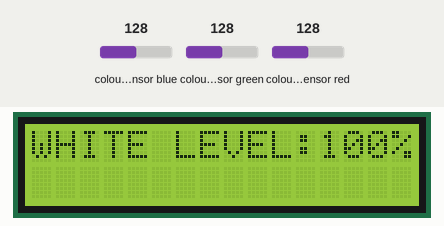
This sketch was run on a simulated Arduino Uno, built with avr-gcc and run on an emulated ATmega328P. Parts: 16×2 character LCD. Wiring (inferred from the names in the program): TCS3200 colour sensor: output pin 10; S2 pin 8; S3 pin 9; S0 pin 6; S1 pin 7. The inputs (shaded band) are chosen by the test bench; at power-on: colour sensor blue 128, colour sensor green 128, colour sensor red 128. What the sketch prints to the serial monitor is not drawn.

Above: at 3.3 s.
3.4 s: colour sensor blue set to 5
At 4.1 s:
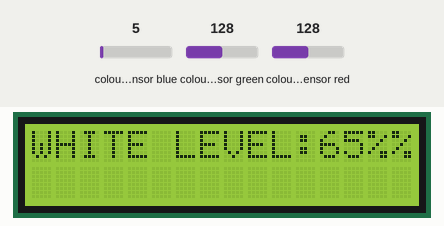
5.2 s: colour sensor green set to 5
At 6.3 s:
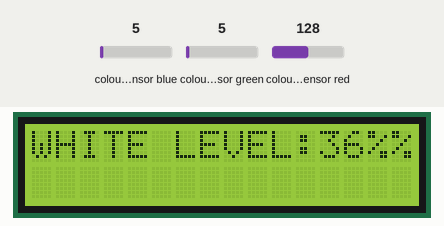
7.2 s: colour sensor red set to 5
At 8.7 s:
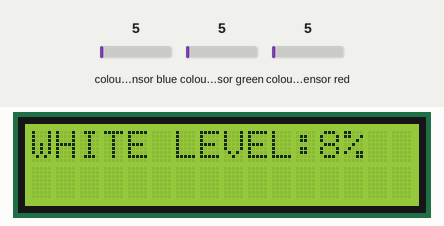
9.2 s: colour sensor blue set to 64
At 10.6 s:
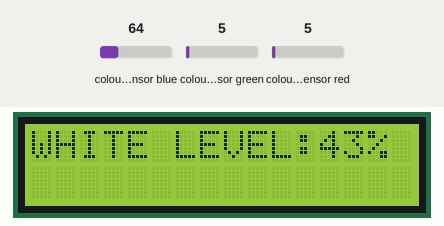
10.9 s: colour sensor green set to 64
At 11.7 s:
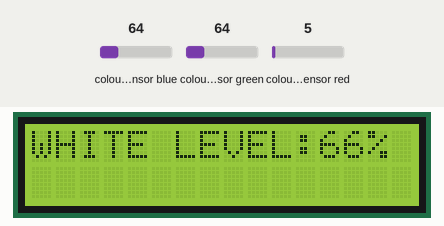
Timing chart, 0 to 13.9 s (numbered marks = the images above; inputs shaded):
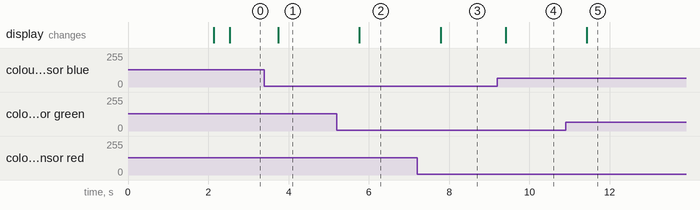

Measured:
- after the input at 3.4 s, the display: changes after 0.35 s (image 1)
- after the input at 5.2 s, the display: changes after 0.56 s (image 2)
- after the input at 7.2 s, the display: changes after 0.59 s (image 3)
- after the input at 9.2 s, the display: changes after 0.21 s (image 4)
- after the input at 10.9 s, the display: changes after 0.53 s (image 5)

The sketch:

whiteness_level_indicator.ino
```cpp
#include <LiquidCrystal.h>
LiquidCrystal lcd(12, 11, 5, 4, 3, 2);

#define S0 6
#define S1 7
#define S2 8
#define S3 9
#define sensorOut 10
#define pot A0

int frequency = 0;
int red, green, blue, no_filt, level,pre_level=0;

// change this to adjust the output
int calib = 0;

// change this for maximum range
int max_precentage = 100;

void setup() {
  lcd.begin(16, 2);
  lcd.begin(16, 2);
  lcd.clear();
  lcd.setCursor(0, 1);
  lcd.print("Made by GAGAN");
  delay(2000);
  pinMode(S0, OUTPUT);
  pinMode(S1, OUTPUT);
  pinMode(S2, OUTPUT);
  pinMode(S3, OUTPUT);
  pinMode(sensorOut, INPUT);
  pinMode(pot, INPUT);

  // Setting frequency-scaling to 20%
  digitalWrite(S0, HIGH);
  digitalWrite(S1, LOW);

  Serial.begin(9600);
  lcd.clear();
}

void loop() {
  readcolor();
  Serial.print("RGBN");
  Serial.print("  ");
  Serial.print(red);
  Serial.print("  ");
  Serial.print(green);
  Serial.print("  ");
  Serial.print(blue);
  Serial.print("  ");
  Serial.println(no_filt);

  red = map(red, 255, 60, 0, max_precentage);
  green = map(green, 255, 60, 0, max_precentage);
  blue = map(blue, 175, 44, 0, max_precentage);

  level = (red + green + blue) / 3;
  level = level-calib;

  if(level < 0){
    level = 0;
    }
  if(level > 100){
    level = 100;
    }

  if ((pre_level > 100 && 100 > level) || (pre_level > 10 && 10 > level)){
    lcd.clear();
    }
    lcd.setCursor(0, 0);
  lcd.print("WHITE LEVEL:");
  lcd.print(level);
  lcd.print("%");

pre_level = level;
}

void readcolor() {
  // red
  digitalWrite(S2, LOW);
  digitalWrite(S3, LOW);
  frequency = pulseIn(sensorOut, LOW);
  red = frequency;
  delay(100);

  // Green
  digitalWrite(S2, HIGH);
  digitalWrite(S3, HIGH);
  frequency = pulseIn(sensorOut, LOW);
  green = frequency;
  delay(100);

  // Blue
  digitalWrite(S2, LOW);
  digitalWrite(S3, HIGH);
  frequency = pulseIn(sensorOut, LOW);
  blue = frequency;
  delay(100);

  // no filter
  digitalWrite(S2, LOW);
  digitalWrite(S3, LOW);
  frequency = pulseIn(sensorOut, LOW);
  no_filt = frequency;
  delay(100);

}
```
